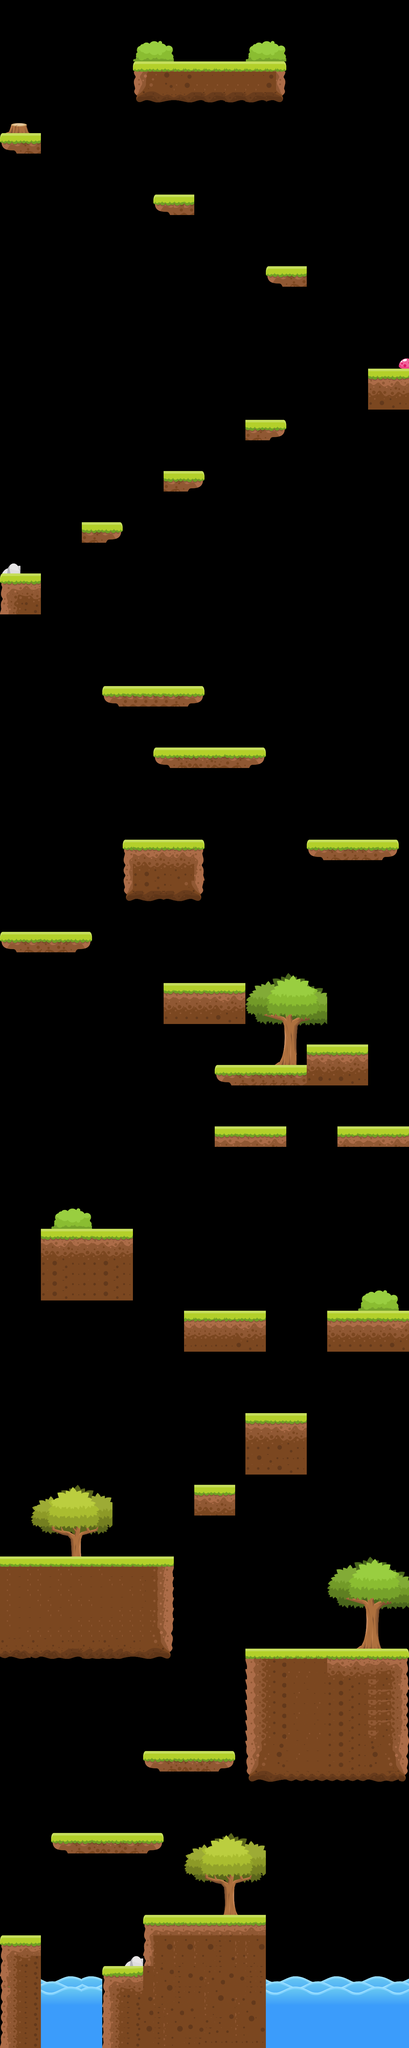

This game map was drawn from its Tiled (.tmx) file and the tilesets committed beside it. A one-line description and the trimmed map source follow:
An orthogonal 40x200 tile map with 32x32 px tiles, 2 tile layers (obstacle, Object layer), 1 hidden layer not drawn, 32 tilesets and 43 objects.

<map version="1.10" tiledversion="1.10.0" orientation="orthogonal" renderorder="right-down" width="40" height="200" tilewidth="32" tileheight="32" infinite="0" nextlayerid="16" nextobjectid="51">
 <tileset firstgid="1" name="1" tilewidth="32" tileheight="32" tilecount="16" columns="4">
  <image source="New folder/png/Tiles/1.png" width="128" height="128" />
 </tileset>
 <tileset firstgid="17" name="2" tilewidth="32" tileheight="32" tilecount="16" columns="4">
  <image source="New folder/png/Tiles/2.png" width="128" height="128" />
 </tileset>
 <tileset firstgid="33" name="3" tilewidth="32" tileheight="32" tilecount="16" columns="4">
  <image source="New folder/png/Tiles/3.png" width="128" height="128" />
 </tileset>
 <tileset firstgid="49" name="18" tilewidth="32" tileheight="32" tilecount="16" columns="4">
  <image source="New folder/png/Tiles/18.png" width="128" height="128" />
 </tileset>
 <tileset firstgid="65" name="17" tilewidth="32" tileheight="32" tilecount="12" columns="4">
  <image source="New folder/png/Tiles/17.png" width="128" height="99" />
 </tileset>
 <tileset firstgid="77" name="16" tilewidth="32" tileheight="32" tilecount="16" columns="4">
  <image source="New folder/png/Tiles/16.png" width="128" height="128" />
 </tileset>
 <tileset firstgid="93" name="15" tilewidth="32" tileheight="32" tilecount="8" columns="4">
  <image source="New folder/png/Tiles/15.png" width="128" height="93" />
 </tileset>
 <tileset firstgid="101" name="14" tilewidth="32" tileheight="32" tilecount="8" columns="4">
  <image source="New folder/png/Tiles/14.png" width="128" height="93" />
 </tileset>
 <tileset firstgid="109" name="13" tilewidth="32" tileheight="32" tilecount="8" columns="4">
  <image source="New folder/png/Tiles/13.png" width="128" height="93" />
 </tileset>
 <tileset firstgid="117" name="12" tilewidth="32" tileheight="32" tilecount="16" columns="4">
  <image source="New folder/png/Tiles/12.png" width="128" height="128" />
 </tileset>
 <tileset firstgid="133" name="11" tilewidth="32" tileheight="32" tilecount="16" columns="4">
  <image source="New folder/png/Tiles/11.png" width="128" height="128" />
 </tileset>
 <tileset firstgid="149" name="10" tilewidth="32" tileheight="32" tilecount="16" columns="4">
  <image source="New folder/png/Tiles/10.png" width="128" height="128" />
 </tileset>
 <tileset firstgid="165" name="9" tilewidth="32" tileheight="32" tilecount="16" columns="4">
  <image source="New folder/png/Tiles/9.png" width="128" height="128" />
 </tileset>
 <tileset firstgid="181" name="8" tilewidth="32" tileheight="32" tilecount="16" columns="4">
  <image source="New folder/png/Tiles/8.png" width="128" height="128" />
 </tileset>
 <tileset firstgid="197" name="7" tilewidth="32" tileheight="32" tilecount="16" columns="4">
  <image source="New folder/png/Tiles/7.png" width="128" height="128" />
 </tileset>
 <tileset firstgid="213" name="6" tilewidth="32" tileheight="32" tilecount="16" columns="4">
  <image source="New folder/png/Tiles/6.png" width="128" height="128" />
 </tileset>
 <tileset firstgid="229" name="5" tilewidth="32" tileheight="32" tilecount="16" columns="4">
  <image source="New folder/png/Tiles/5.png" width="128" height="128" />
 </tileset>
 <tileset firstgid="245" name="4" tilewidth="32" tileheight="32" tilecount="16" columns="4">
  <image source="New folder/png/Tiles/4.png" width="129" height="129" />
 </tileset>
 <tileset firstgid="261" name="2" tilewidth="32" tileheight="32" tilecount="16" columns="4">
  <image source="New folder/png/Tiles/2.png" width="128" height="128" />
 </tileset>
 <tileset firstgid="277" name="BG" tilewidth="32" tileheight="32" tilecount="713" columns="31">
  <image source="New folder/png/BG/BG.png" width="1000" height="750" />
 </tileset>
 <tileset firstgid="990" name="Bush (1)" tilewidth="32" tileheight="32" tilecount="8" columns="4">
  <image source="New folder/png/Object/Bush (1).png" width="133" height="65" />
 </tileset>
 <tileset firstgid="998" name="Bush (2)" tilewidth="32" tileheight="32" tilecount="8" columns="4">
  <image source="New folder/png/Object/Bush (2).png" width="133" height="65" />
 </tileset>
 <tileset firstgid="1006" name="Bush (3)" tilewidth="32" tileheight="32" tilecount="2" columns="2">
  <image source="New folder/png/Object/Bush (3).png" width="73" height="47" />
 </tileset>
 <tileset firstgid="1008" name="Bush (4)" tilewidth="32" tileheight="32" tilecount="2" columns="2">
  <image source="New folder/png/Object/Bush (4).png" width="73" height="46" />
 </tileset>
 <tileset firstgid="1010" name="Crate" tilewidth="32" tileheight="32" tilecount="4" columns="2">
  <image source="New folder/png/Object/Crate.png" width="77" height="77" />
 </tileset>
 <tileset firstgid="1014" name="Stone" tilewidth="32" tileheight="32" tilecount="2" columns="2">
  <image source="New folder/png/Object/Stone.png" width="90" height="54" />
 </tileset>
 <tileset firstgid="1016" name="Tree_2" tilewidth="32" tileheight="32" tilecount="72" columns="8">
  <image source="New folder/png/Object/Tree_2.png" width="282" height="301" />
 </tileset>
 <tileset firstgid="1088" name="Tree_3" tilewidth="32" tileheight="32" tilecount="64" columns="8">
  <image source="New folder/png/Object/Tree_3.png" width="282" height="275" />
 </tileset>
 <tileset firstgid="1152" name="Crate" tilewidth="32" tileheight="32" tilecount="4" columns="2">
  <image source="New folder/png/Object/Crate.png" width="77" height="77" />
 </tileset>
 <tileset firstgid="1156" name="Tree_1" tilewidth="32" tileheight="32" tilecount="3" columns="3">
  <image source="New folder/png/Object/Tree_1.png" width="116" height="44" />
 </tileset>
 <tileset firstgid="1159" name="Mushroom_1" tilewidth="32" tileheight="32" tilecount="1" columns="1">
  <image source="New folder/png/Object/Mushroom_1.png" width="49" height="41" />
 </tileset>
 <tileset firstgid="1160" name="Mushroom_2" tilewidth="32" tileheight="32" tilecount="1" columns="1">
  <image source="New folder/png/Object/Mushroom_2.png" width="50" height="41" />
 </tileset>
 <layer id="1" name="obstacle" width="40" height="200">
  <data>[8000 cells, 1193 non-empty, 148 distinct tile ids]</data>
 </layer>
 <layer id="12" name="Object layer" width="40" height="200">
  <data>[8000 cells, 439 non-empty, 178 distinct tile ids]</data>
 </layer>
 <layer id="13" name="Object Layer 2" width="40" height="200" visible="0">
  <data>[8000 cells, 145 non-empty, 132 distinct tile ids]</data>
 </layer>
 <objectgroup id="10" name="collision" visible="0">
  <object id="1" x="9.09091" y="4866.67" width="527.273" height="309.091" />
  <object id="2" x="772.727" y="5157.58" width="496.97" height="403.03" />
  <object id="3" x="454.545" y="5475.76" width="281.818" height="39.3939" />
  <object id="4" x="166.727" y="5730.36" width="336.303" height="57.5152" />
  <object id="5" x="450.545" y="5983.94" width="379.758" height="419.091" />
  <object id="6" x="321.212" y="6141.58" width="124.242" height="258.303" />
  <object id="7" x="-1.93939" y="6051.58" width="126.182" height="345.394" />
  <object id="8" x="769.697" y="4421.21" width="187.879" height="187.879" />
  <object id="10" x="1024.24" y="4096.97" width="257.576" height="118.182" />
  <object id="11" x="575.758" y="4096.97" width="257.455" height="118.182" />
  <object id="14" x="124.242" y="3848.48" width="287.879" height="206.061" />
  <object id="15" x="966.667" y="2630.3" width="269.697" height="36.3636" />
  <object id="16" x="1030.3" y="2663.64" width="151.515" height="18.1818" />
  <object id="17" x="393.939" y="2630.3" width="236.364" height="178.788" />
  <object id="18" x="15.1515" y="2918.18" width="266.667" height="36.3636" />
  <object id="19" x="63.6364" y="2945.45" width="166.667" height="27.2727" />
  <object id="20" x="603.03" y="4642.42" width="130.303" height="93.9394" />
  <object id="21" x="1763.64" y="4351.52" />
  </objectgroup>
</map>
<!-- 25 of 43 objects omitted -->
